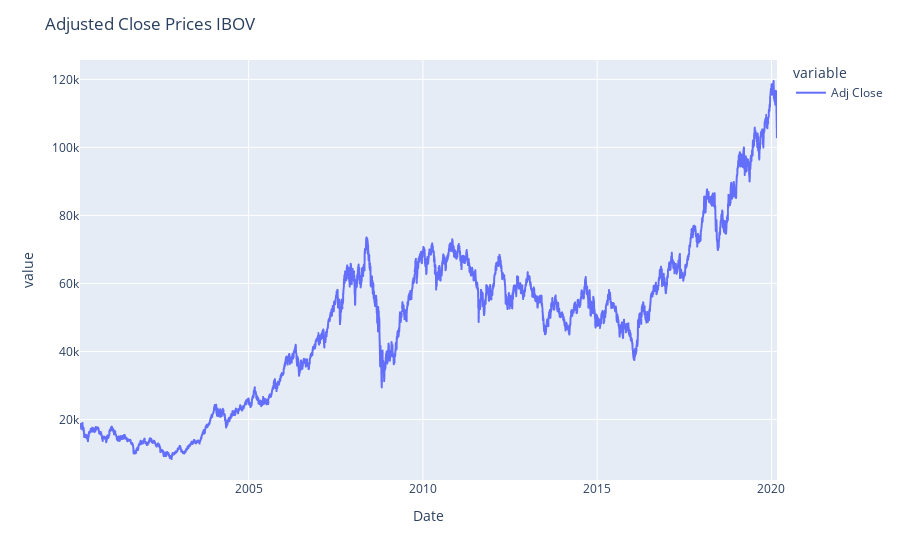

This figure's notebook cell:
### Code cell
fig = px.line(ibov['Adj Close'], facet_col_wrap=1)
fig.update_yaxes(matches=None)

fig.update_layout(
    title={
        'text': "Adjusted Close Prices IBOV"})

fig.show()

### Figure 1 — Plotly figure (JSON) as saved in the notebook; plotly's stock layout.template omitted (floating-point values rounded to 4 significant figures; data arrays with more than 128 entries replaced by an {"elided": "..."} marker saying what was removed)
{"data": [{"hovertemplate": "variable=Adj Close<br>Date=%{x}<br>value=%{y}<extra></extra>", "legendgroup": "Adj Close", "line": {"color": "#636efa", "dash": "solid"}, "marker": {"symbol": "circle"}, "mode": "lines", "name": "Adj Close", "showlegend": true, "type": "scattergl", "x": {"elided": "4946 str values"}, "xaxis": "x", "y": {"elided": "4946 int values"}, "yaxis": "y"}], "layout": {"legend": {"title": {"text": "variable"}, "tracegroupgap": 0}, "margin": {"t": 60}, "title": {"text": "Adjusted Close Prices IBOV"}, "xaxis": {"anchor": "y", "domain": [0, 1], "title": {"text": "Date"}}, "yaxis": {"anchor": "x", "domain": [0, 1], "title": {"text": "value"}}}}
